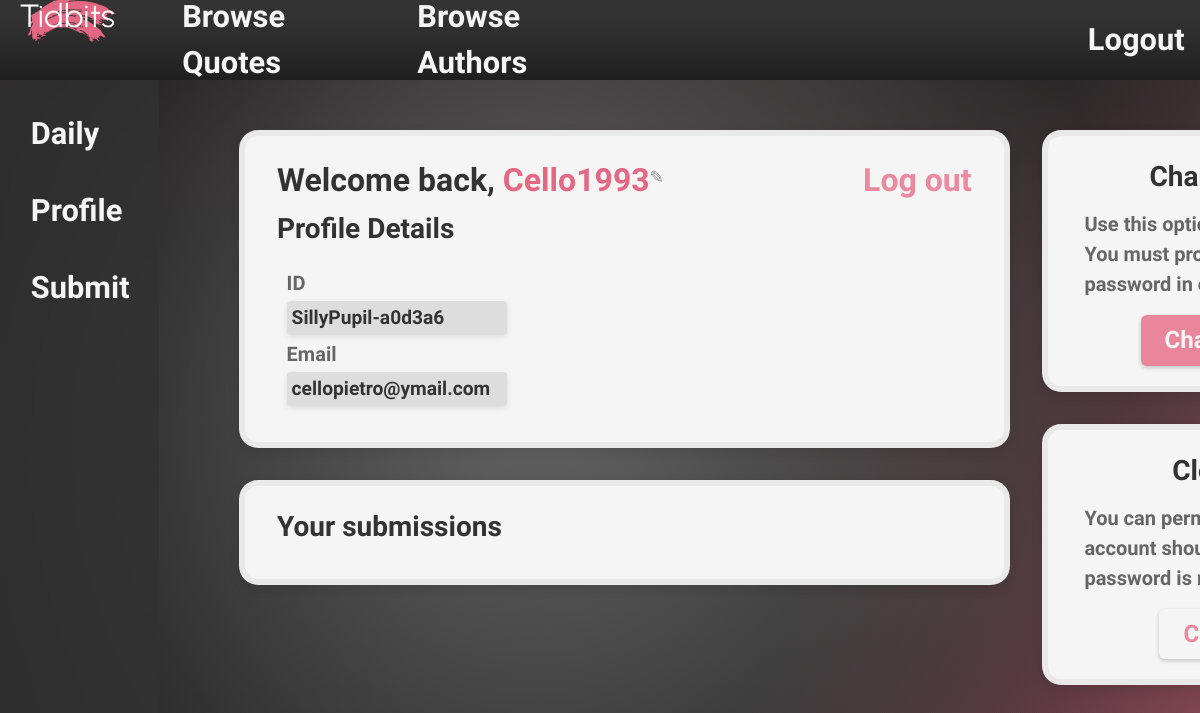
The app's page /accounts/my-profile (signed in), older data.
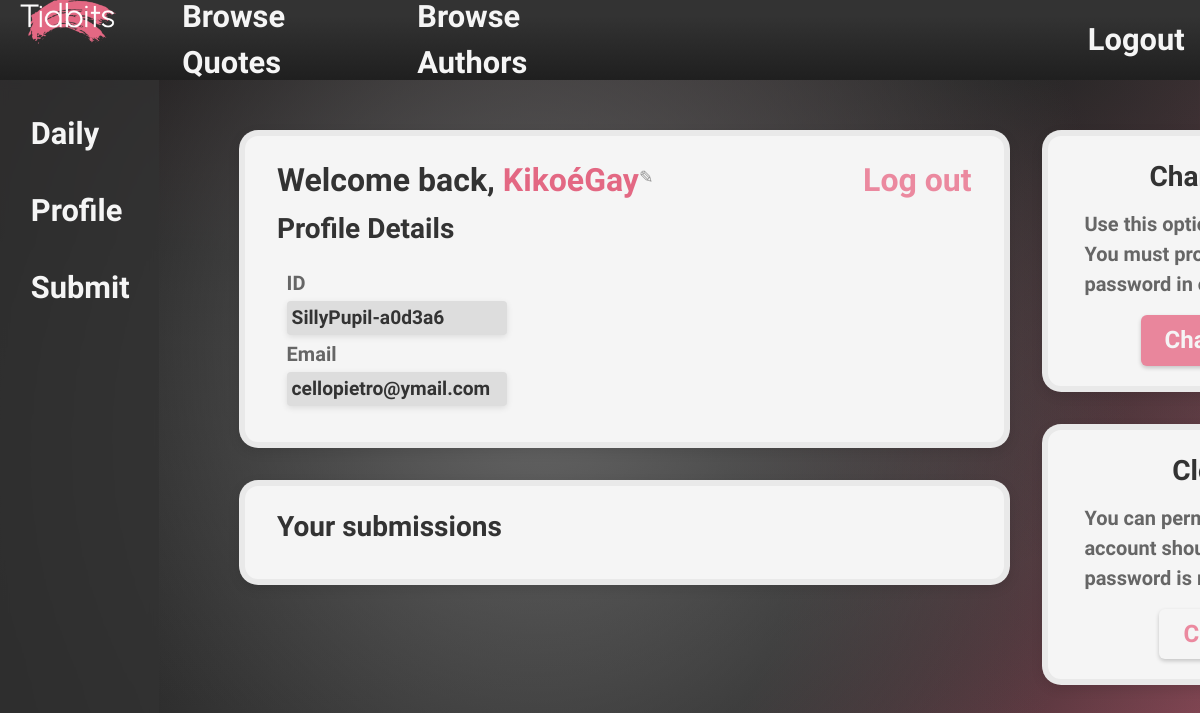
The same page, newer data.
### accounts/models.py (models this page shows, shortened)
class CustomUser(AbstractUser):
    username = models.CharField('Internal username', max_length=50, unique=True, default=random_username)
    nickname = models.CharField('Display name', max_length=50, validators=[nickname_validator], help_text="This is what's displayed on your profile!")
    email = models.EmailField('Email address', unique=True)
    USERNAME_FIELD = 'email'
    REQUIRED_FIELDS = []
    objects = CustomUserManager()

### accounts/views.py (the view)
# urls.py: path('my-profile', views.userProfile, name='user_profile'),
@login_required
def userProfile(request):
    return render(request, 'accounts/user_profile.html', {'user': request.user})

### accounts/templates/accounts/user_profile.html (shortened to what this page needs)
{% extends "base.html" %}
{% load static %}
{% block head %}
<link rel="stylesheet" href="{% static 'accounts/css/user-profile.css' %}">
{% endblock %}
{% block content %}
<section class="left-panels">
    <div class="content-panel content-panel--wide" id="profile-details">
        <section class="left-panels" style="gap: 0;">
            <div class="header">
                <h1>Welcome back, <span id='nickname-inline'>{% include "accounts/components/nickname-view.html" %}</span></h1>
                <h2>Profile Details</h2>
            </div>
            <div class="field-box">
                <p class="info-text">ID</p>
                <p class="info-field">{{ user.username }}</p>
                <p class="info-text">Email</p>
                <p class="info-field">{{ user.email }}</p>
            </div>
        </section>
        <section class="right-panels" style="gap: 0; align-items: flex-end; color: #E11D487f;">
            <form method="post" action="{% url 'accounts:logout' %}" style="display: inline;">
                <button type="submit" class="link-style"><h1>Log out</h1></button>
            </form>
        </section>
    </div>
    <div class="content-panel content-panel--wide" id="user-submissions">
        <div class="header">
            <h2>Your submissions</h2>
        </div>
    </div>
</section>
<section class="right-panels">
    <div class="content-panel content-panel--narrow" id="change-password">
        <div class="header header-center">
            <h2>Change password</h2>
        </div>
        <div class="info-box">
            <p class="info-text">Use this option to alter your password. You must provide your current password in order to alter it.</p>
        </div>
        <div class="button-box">
            <a href="{% url 'accounts:password_change' %}" class="button-style">Change Password</a>
        </div>
    </div>
    <div class="content-panel content-panel--narrow" id="close-account">
        <div class="header header-center">
            <h2>Close account</h2>
        </div>
        <div class="info-box">
            <p class="info-text">You can permanently terminate your account should you wish. Your password is required for this process.</p>
        </div>
        <div class="button-box">
            <a href="{% url 'accounts:password_change' %}" class="button-style button-inverted-colors">Close Account</a>
        </div>
    </div>
</section>
{% endblock %}

### templates/base.html (shortened to what this page needs)
{% load static %}
<!DOCTYPE html>
<html lang="en">
<head>
    <link rel="stylesheet" href="{% static 'css/base.css' %}">
    <link rel="stylesheet" href="{% static 'css/form-layout.css' %}">
    {% block head %}
    {% endblock %}
</head>
<body>
    <header id="topbar-container">
        <nav id='topbar-nav' class="navbar">
            <div id="left-side" class="subnav">
                <img style="display: inline; margin: 0 5px;" src="{% static '/images/logo.png' %}" height="50" />
                <a href="{% url 'quotes:browse_quotes' %}">Browse Quotes</a>
                <a href="{% url 'quotes:browse_authors' %}">Browse Authors</a>
            </div>
            <div id="right-side" class="subnav">
                {% if user.is_authenticated %}
                    <form method="post" action="{% url 'accounts:logout' %}" style="display: inline;">
                        <button type="submit" class="link-style">Logout</button>
                    </form>
                {% else %}
                    <a href="{% url 'accounts:login' %}?next={{ request.get_full_path }}">Login</a>
                {% endif %}
            </div>
        </nav>
    </header>
    <aside id="sidebar-container">
        <nav id="sidebar-nav" class="navbar">
            <a href="{% url 'quotes:daily_page' %}">Daily</a>
            <a href="{% url 'accounts:user_profile' %}">Profile</a>
            <a href="{% url 'quotes:submit_quote' %}">Submit</a>
        </nav>
    </aside>
    <main id="content">{% block content %}{% endblock %}</main>
</body>
</html>

### accounts/templates/accounts/components/nickname-view.html
<span id="nickname-text">{{ request.user.nickname }}</span><button
        id="nickname-edit-btn"
        hx-get="{% url 'accounts:update_nickname' %}"
        hx-vals='{"edit": "1"}'
        hx-target="#nickname-inline"
        hx-swap="innerHTML"><sup>✎</sup>
</button>

### static/css/base.css (style rules this page uses)
*, *::before, *::after { box-sizing: border-box; margin: 0; padding: 0; }
:root { --header-offset: 0px; --gradient-bg: radial-gradient(49% 81% at 45% 47%, #666 0%, #ffffff00 100%),radial-gradient(113% 91% at 17% -2%, #111 1%, #ffffff00 100%),radial-gradient(142% 91% at 83% 7%, #333 1%, #ffffff00 100%),radial-gradient(142% 91% at -6% 74%, #222 50%, #e36883 100%),radial-gradient(142% 91% at 111% 84%, #333 0%, #666 100%); }
html { overflow-y: hidden; }
body { display: grid; height: 100vh; grid-template-columns: auto 1fr; grid-template-rows: auto 1fr; grid-template-areas:"topbar topbar" "sidebar content"; font-size: 1.1rem; font-family: "Urbanist", sans-serif; font-weight: 600; line-height: 1.5; background-attachment: fixed; background-repeat: no-repeat; background-size: cover; background-image: var(--gradient-bg) }
main { display: flex; align-items: flex-start; overflow-y: scroll; grid-area: content; scrollbar-color: #333 rgba(51, 51, 51, 0.5); padding: 50px 20vw 80px 80px; padding-right: 20vw; gap: 2rem; background: inherit; background-attachment: fixed; }
#topbar-container { grid-area: topbar; position: sticky; top: 0; font-size: 1.75em; z-index: 9999; background: white; }
#sidebar-container { grid-area: sidebar; font-size: 1.75em; z-index: 9998; }
#topbar-nav { display: flex; justify-content: space-between; align-items: center; height: 5rem; padding: 0 .5em; color: #f5f5f5; background: #333; background: linear-gradient(180deg, rgba(51, 51, 51, 1) 20%, rgba(31, 31, 31, 1) 100%); }
#sidebar-nav { display: flex; justify-content: flex-start; flex-direction: column; height: calc(100vh - 75px); width: 9ch; gap: 1em; padding: 1em; color: #f5f5f5; background-color: rgba(51, 51, 51, .8); backdrop-filter: blur(5px); }
.subnav { display: flex; width: 50%; justify-content: flex-start; gap: 2em }
#right-side { justify-content: flex-end; }
.navbar a { color: inherit; text-decoration: none; transition: color 0.1s; }

### static/css/form-layout.css (style rules this page uses)
a { all: unset; cursor: pointer; color: #333; text-decoration: inherit; }
h1 { font-size: 2rem; margin-bottom: 0.25rem; }
h2 { font-size: 1.75rem; }
.header { margin-bottom: 0.7rem ; }
.header-center { text-align: center; }
.content-panel { background-color: #f5f5f5; padding: 1.25rem 2rem; font-size: 1.2rem; border: 6px solid rgba(0,0,0,0.05); border-radius: 1em; box-shadow: 0 4px 12px rgba(0, 0, 0, 0.1); backdrop-filter: blur(8px); color: #333; }
.content-panel--wide { min-width: 70ch; }
.content-panel--narrow { min-width: 40ch; max-width: 40ch; }
.info-box { margin: 0.25em; }
.field-box { margin: 0.5em; line-height: 1.5rem; }
.button-box { text-align: center; margin-top: 1rem; }
.info-text { color: #666; font-size: 1.25rem; }
.info-field { padding: 5px; width: 20ch; background-color: #ddd; box-shadow: 0 2px 6px rgba(0,0,0,0.1); border-radius: 4px; margin: 0.4rem 0; }
.button-style { background-color: #e9869c; color: #f5f5f5; display: inline-block; font: inherit; font-size: 1.5rem; padding: 0.3em 1em; border: none; border-radius: 0.25em; cursor: pointer; box-shadow: 0 2px 4px rgba(0, 0, 0, 0.2); transition: 0.2s ease; }
.button-inverted-colors { background-color: #f5f5f5; color: #E11D487f; }
.link-style { background: none; border: none; padding: 0; font: inherit; color: inherit; cursor: pointer; }

### accounts/static/accounts/css/user-profile.css (style rules this page uses)
.left-panels, .right-panels { display: flex; flex: 2; flex-direction: column; gap: 2rem; }
.right-panels { flex: 1; }
#profile-details { grid-area: pfdt; display: flex; align-content: space-between; }
#change-password { grid-area: chpw; }
#close-account { grid-area: clacc; }
#user-submissions { grid-area: usub; }
#nickname-inline { color: #e36883; }
#nickname-inline button { font-family: inherit; background: none; border: none; color: rgba(51, 51, 51, 0.5); font-size: 0.65em; cursor: pointer; }

Row changes from the older to the newer data that the page shows:
changed CustomUser "SillyPupil-a0d3a6": user.nickname "Cello1993" → "KikoéGay"
